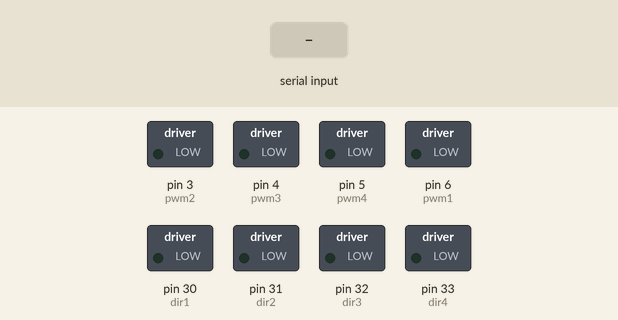
Simulated run of this sketch. Board: Arduino Mega 2560, built with avr-gcc and run on an emulated ATmega2560. On the bench: switched loads named in the sketch (green lamp = pin HIGH). Inputs (shaded band) come from the test bench.

Above: at 1.2 s.
1.3 s: "90,45!" received over Serial
At 2.4 s:
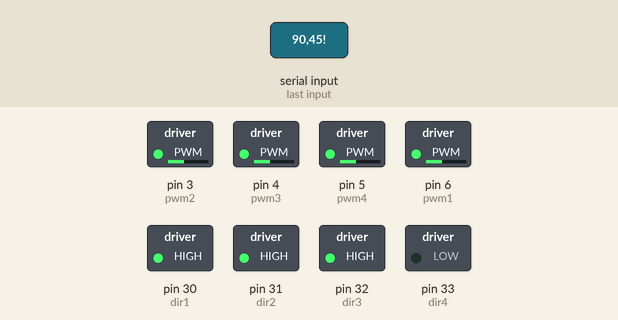
2.8 s: "1,90!" received over Serial
At 3.6 s:
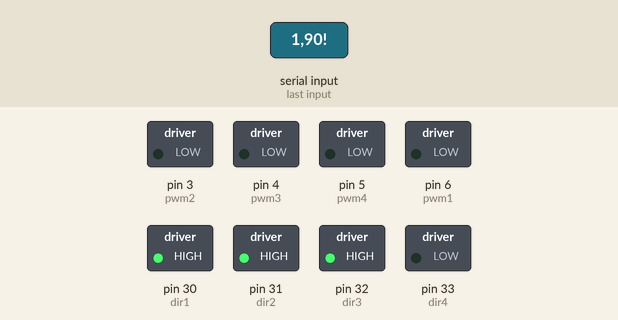
4.3 s: "30,150!" received over Serial
At 4.7 s:
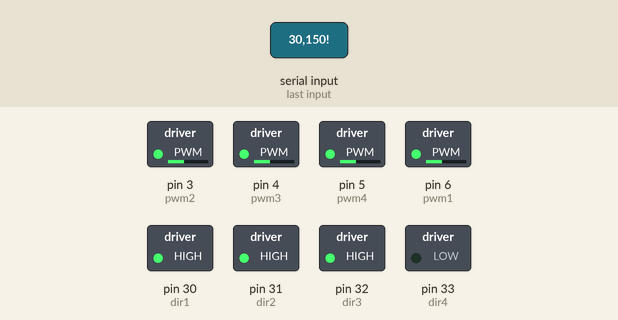
5.8 s: "1,90,45!" received over Serial
At 7.0 s:
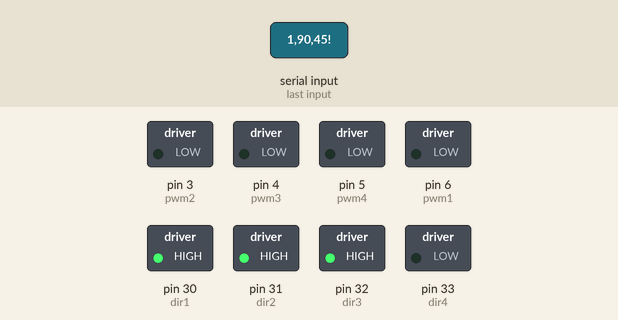
Timing chart, 0 to 8.3 s (numbered marks = the images above; inputs shaded):
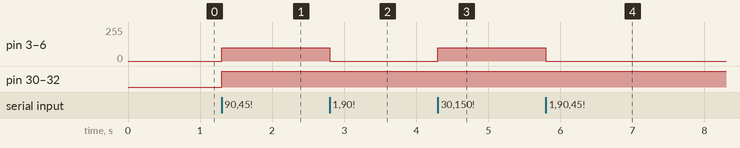

The sketch:

Final-code.ino
```cpp
String inputString = "";
const int pwm1 = 6;
const int pwm2 = 3;
const int pwm3 = 4;
const int pwm4 = 5;

const int dir1 = 30;
const int dir2 = 31;
const int dir3 = 32;
const int dir4 = 33;

void setup() {

  pinMode(pwm1, OUTPUT);
  pinMode(pwm2, OUTPUT);
  pinMode(pwm3, OUTPUT);
  pinMode(pwm4, OUTPUT);
  pinMode(dir1, OUTPUT);
  pinMode(dir2, OUTPUT);
  pinMode(dir3, OUTPUT);
  pinMode(dir4, OUTPUT);
  Serial.begin(250000);

}


void moveForward() {
  digitalWrite(dir2, HIGH);
  analogWrite(pwm2, 100);
  digitalWrite(dir4, LOW);
  analogWrite(pwm4, 100);
}

void moveBackward(){
  digitalWrite(dir2, LOW);
  analogWrite(pwm2, 100);
  digitalWrite(dir4, HIGH);
  analogWrite(pwm4, 100);
}

void turnLeft() {
  digitalWrite(dir1, LOW);
  analogWrite(pwm1, 100);
  digitalWrite(dir2, LOW);
  analogWrite(pwm2, 100);
  digitalWrite(dir3, LOW);
  analogWrite(pwm3, 100);
  digitalWrite(dir4, LOW);
  analogWrite(pwm4, 100);
}

void turnRight() {
  digitalWrite(dir1, HIGH);
  analogWrite(pwm1, 100);
  digitalWrite(dir2, HIGH);
  analogWrite(pwm2, 100);
  digitalWrite(dir3, HIGH);
  analogWrite(pwm3, 100);
  digitalWrite(dir4, HIGH);
  analogWrite(pwm4, 100);
}

void stopMotors() {
  digitalWrite(pwm1, 0);
  digitalWrite(pwm2, 0);
  digitalWrite(pwm3, 0);
  digitalWrite(pwm4, 0);
}

void loop() {

  if (Serial.available())
  {
    String input = Serial.readStringUntil('!');
    float velx, vely;
    int xPos = input.indexOf('x');
    int yPos = input.indexOf('y');

    String velxStr = input.substring(0, xPos);
    String velyStr = input.substring(xPos + 1, yPos);

    velx = velxStr.toFloat();
    vely = velyStr.toFloat();

    if(velx){
      if(velx>4){
        turnRight();
        }
      else if(velx<-4){
        turnLeft();
        }
      else
        stopMotors();
    }
    if(vely){
      if(vely>4){
        moveForward();
        }
      else if(vely<-4){
        moveBackward();
        }
      else
        stopMotors();
    }

    if (input == ""){
      stopMotors();
      }
    input = "";

//    else if(inputString.endsWith("o"))
//    {
//      stopMotors();


    }}
```

Measured:
- after the input at 1.3 s, pin 3 (pwm2), pin 4 (pwm3), pin 5 (pwm4), pin 6 (pwm1): 0/255 → 100/255 at once; pin 30 (dir1), pin 31 (dir2), pin 32 (dir3): LOW → HIGH at once
- after the input at 2.8 s, pin 3 (pwm2), pin 4 (pwm3), pin 5 (pwm4), pin 6 (pwm1): 100/255 → 0/255 at once
- after the input at 4.3 s, pin 3 (pwm2), pin 4 (pwm3), pin 5 (pwm4), pin 6 (pwm1): 0/255 → 100/255 at once
- after the input at 5.8 s, pin 3 (pwm2), pin 4 (pwm3), pin 5 (pwm4), pin 6 (pwm1): 100/255 → 0/255 at once
